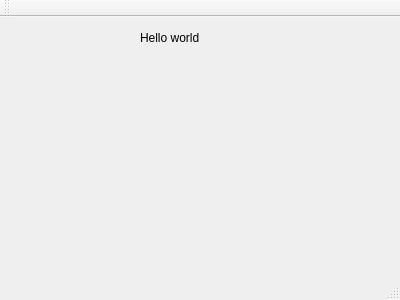
<?xml version="1.0" encoding="UTF-8"?>
<ui version="4.0">
 <class>MainWindow</class>
 <widget class="QMainWindow" name="MainWindow">
  <property name="geometry">
   <rect>
    <x>0</x>
    <y>0</y>
    <width>400</width>
    <height>300</height>
   </rect>
  </property>
  <property name="windowTitle">
   <string>MainWindow</string>
  </property>
  <widget class="QWidget" name="centralWidget">
   <widget class="QLabel" name="label">
    <property name="geometry">
     <rect>
      <x>140</x>
      <y>10</y>
      <width>131</width>
      <height>21</height>
     </rect>
    </property>
    <property name="text">
     <string>Hello world</string>
    </property>
   </widget>
  </widget>
  <widget class="QMenuBar" name="menuBar">
   <property name="geometry">
    <rect>
     <x>0</x>
     <y>0</y>
     <width>400</width>
     <height>25</height>
    </rect>
   </property>
  </widget>
  <widget class="QToolBar" name="mainToolBar">
   <attribute name="toolBarArea">
    <enum>TopToolBarArea</enum>
   </attribute>
   <attribute name="toolBarBreak">
    <bool>false</bool>
   </attribute>
  </widget>
  <widget class="QStatusBar" name="statusBar"/>
 </widget>
 <layoutdefault spacing="6" margin="11"/>
 <resources/>
 <connections/>
</ui>
